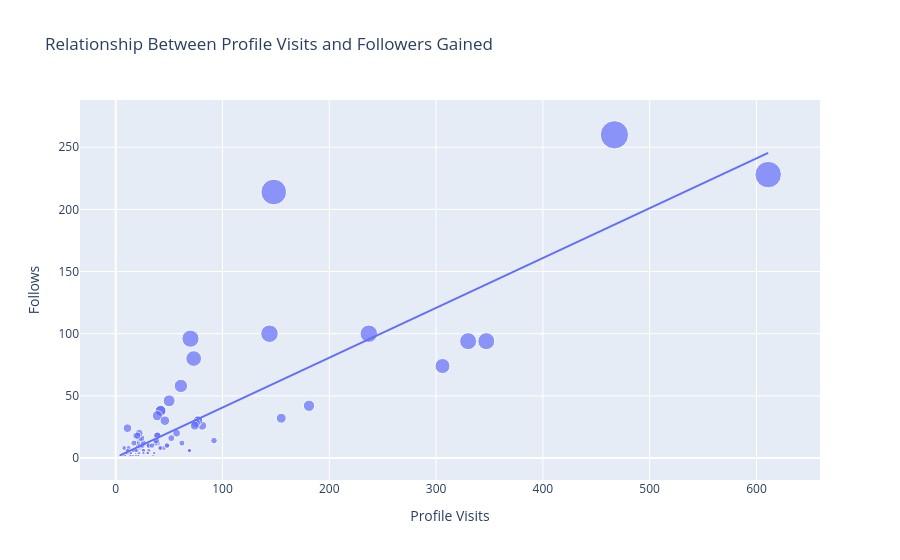

Source (notebook cell):
### Code cell
# Let’s have a look at the relationship between the total profile visits and the number of followers gained from all profile visits:

figure = px.scatter(data_frame = df, x = "Profile Visits", y = "Follows", size = "Follows", trendline = "ols", 
                    title = "Relationship Between Profile Visits and Followers Gained")
figure.show()

### Figure 1 — Plotly figure (JSON) as saved in the notebook; plotly's stock layout.template omitted (floating-point values rounded to 4 significant figures)
{"data": [{"hovertemplate": "Profile Visits=%{x}<br>Follows=%{marker.size}<extra></extra>", "legendgroup": "", "marker": {"color": "#636efa", "size": [2, 10, 12, 8, 0, 2, 0, 6, 4, 6, 4, 0, 2, 4, 42, 6, 2, 2, 30, 0, 0, 24, 100, 2, 4, 6, 6, 6, 2, 2, 20, 2, 4, 8, 26, 2, 2, 4, 0, 2, 94, 8, 18, 10, 4, 4, 4, 4, 18, 38, 10, 12, 4, 4, 74, 0, 6, 6, 0, 6, 12, 10, 8, 8, 46, 12, 10, 94, 6, 10, 6, 4, 12, 16, 12, 8, 32, 8, 16, 6, 10, 10, 6, 2, 2, 30, 0, 4, 4, 18, 38, 10, 2, 4, 6, 6, 6, 2, 2, 14, 8, 14, 28, 18, 12, 34, 26, 260, 16, 96, 20, 30, 58, 100, 80, 18, 10, 214, 228], "sizemode": "area", "sizeref": 0.65, "symbol": "circle"}, "mode": "markers", "name": "", "orientation": "v", "showlegend": false, "type": "scatter", "x": [35, 48, 62, 23, 8, 9, 26, 12, 36, 31, 29, 15, 8, 20, 181, 17, 16, 21, 77, 10, 9, 11, 144, 14, 10, 19, 69, 11, 19, 9, 57, 13, 11, 24, 81, 4, 7, 14, 18, 8, 330, 21, 19, 32, 19, 21, 14, 30, 39, 42, 31, 20, 12, 22, 306, 13, 26, 16, 15, 15, 39, 21, 8, 45, 50, 37, 25, 347, 26, 48, 16, 26, 17, 52, 22, 41, 155, 12, 22, 20, 23, 25, 17, 16, 21, 77, 10, 14, 30, 39, 42, 31, 14, 10, 19, 69, 11, 19, 9, 38, 42, 92, 75, 21, 26, 39, 74, 467, 24, 70, 22, 46, 61, 237, 73, 20, 34, 148, 611], "xaxis": "x", "y": [2, 10, 12, 8, 0, 2, 0, 6, 4, 6, 4, 0, 2, 4, 42, 6, 2, 2, 30, 0, 0, 24, 100, 2, 4, 6, 6, 6, 2, 2, 20, 2, 4, 8, 26, 2, 2, 4, 0, 2, 94, 8, 18, 10, 4, 4, 4, 4, 18, 38, 10, 12, 4, 4, 74, 0, 6, 6, 0, 6, 12, 10, 8, 8, 46, 12, 10, 94, 6, 10, 6, 4, 12, 16, 12, 8, 32, 8, 16, 6, 10, 10, 6, 2, 2, 30, 0, 4, 4, 18, 38, 10, 2, 4, 6, 6, 6, 2, 2, 14, 8, 14, 28, 18, 12, 34, 26, 260, 16, 96, 20, 30, 58, 100, 80, 18, 10, 214, 228], "yaxis": "y"}, {"hovertemplate": "<b>OLS trendline</b><br>Follows = 0.400884 * Profile Visits + 0.46283<br>R<sup>2</sup>=0.727868<br><br>Profile Visits=%{x}<br>Follows=%{y} <b>(trend)</b><extra></extra>", "legendgroup": "", "marker": {"color": "#636efa", "symbol": "circle"}, "mode": "lines", "name": "", "showlegend": false, "type": "scatter", "x": [4, 7, 8, 8, 8, 8, 9, 9, 9, 9, 10, 10, 10, 10, 11, 11, 11, 11, 12, 12, 12, 13, 13, 14, 14, 14, 14, 14, 15, 15, 15, 16, 16, 16, 16, 17, 17, 17, 18, 19, 19, 19, 19, 19, 19, 20, 20, 20, 20, 21, 21, 21, 21, 21, 21, 22, 22, 22, 22, 23, 23, 24, 24, 25, 25, 26, 26, 26, 26, 26, 29, 30, 30, 31, 31, 31, 32, 34, 35, 36, 37, 38, 39, 39, 39, 39, 41, 42, 42, 42, 45, 46, 48, 48, 50, 52, 57, 61, 62, 69, 69, 70, 73, 74, 75, 77, 77, 81, 92, 144, 148, 155, 181, 237, 306, 330, 347, 467, 611], "xaxis": "x", "y": [2.066, 3.269, 3.67, 3.67, 3.67, 3.67, 4.071, 4.071, 4.071, 4.071, 4.472, 4.472, 4.472, 4.472, 4.873, 4.873, 4.873, 4.873, 5.273, 5.273, 5.273, 5.674, 5.674, 6.075, 6.075, 6.075, 6.075, 6.075, 6.476, 6.476, 6.476, 6.877, 6.877, 6.877, 6.877, 7.278, 7.278, 7.278, 7.679, 8.08, 8.08, 8.08, 8.08, 8.08, 8.08, 8.481, 8.481, 8.481, 8.481, 8.881, 8.881, 8.881, 8.881, 8.881, 8.881, 9.282, 9.282, 9.282, 9.282, 9.683, 9.683, 10.08, 10.08, 10.48, 10.48, 10.89, 10.89, 10.89, 10.89, 10.89, 12.09, 12.49, 12.49, 12.89, 12.89, 12.89, 13.29, 14.09, 14.49, 14.89, 15.3, 15.7, 16.1, 16.1, 16.1, 16.1, 16.9, 17.3, 17.3, 17.3, 18.5, 18.9, 19.71, 19.71, 20.51, 21.31, 23.31, 24.92, 25.32, 28.12, 28.12, 28.52, 29.73, 30.13, 30.53, 31.33, 31.33, 32.93, 37.34, 58.19, 59.79, 62.6, 73.02, 95.47, 123.1, 132.8, 139.6, 187.7, 245.4], "yaxis": "y"}], "layout": {"legend": {"itemsizing": "constant", "tracegroupgap": 0}, "title": {"text": "Relationship Between Profile Visits and Followers Gained"}, "xaxis": {"anchor": "y", "domain": [0, 1], "title": {"text": "Profile Visits"}}, "yaxis": {"anchor": "x", "domain": [0, 1], "title": {"text": "Follows"}}}}
